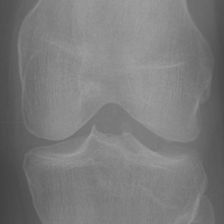
#> input picture docs/E:\NCKH\dataAugmentation/normal/9058469L.png, 224 x 224 px
$ jupyter execute --allow-errors generateData.ipynb
#> lines starting #> are read from the running program, lines starting #| are printed output that depends on the picture
### docs/Generate_Push_data/functions.py
import os

# Các định dạng file ảnh cần đếm
image_extensions = ('.jpg', '.jpeg', '.png', '.bmp', '.tiff')

# Hàm đếm số lượng file ảnh trong thư mục con và trả về dictionary
def count_images_in_subfolders(folder):
    image_count_dict = {}
    for subfolder in os.listdir(folder):
        subfolder_path = os.path.join(folder, subfolder)
        if os.path.isdir(subfolder_path):
            image_count = len([f for f in os.listdir(subfolder_path) if f.lower().endswith(image_extensions)])
            image_count_dict[subfolder] = image_count
    return image_count_dict

### docs/generateData.ipynb
# Read number files in dataset

[cell 1]
from functions import count_images_in_subfolders
folder_path = r'E:\NCKH\dataset\train'
df_train = count_images_in_subfolders(folder_path) # 19089
df_train

[cell 2]
sum(df_train.values())

[cell 3]
folder_path = r'E:\NCKH\dataset\test'
#> (the rest of this cell did not finish here and is left out)

df_train

# Solve imbalance dataset
## Oversampling, Data Augmentation và Resample with Different Ratios

### Oversampling

* **Mục tiêu:** Cân bằng lại tập dữ liệu bằng cách tăng số lượng mẫu trong lớp thiểu số.
* **Phương pháp:**
  * **Random oversampling:** Sao chép ngẫu nhiên các mẫu.
  * **SMOTE:** Tạo các mẫu tổng hợp mới dựa trên các mẫu lân cận.
* **Ưu điểm:** Giúp mô hình học tốt hơn các đặc trưng của lớp thiểu số.
* **Nhược điểm:** Có thể dẫn đến overfitting.

### Data Augmentation

* **Mục tiêu:** Tăng số lượng mẫu bằng cách tạo các biến thể của dữ liệu hiện có.
* **Phương pháp:**
  * Xoay, lật ảnh
  * Thay đổi độ sáng, độ tương phản
  * Thêm nhiễu
* **Ưu điểm:** Cải thiện khả năng tổng quát hóa của mô hình.
* **Nhược điểm:** Không phù hợp với mọi loại dữ liệu.

### Resample with Different Ratios

* **Mục tiêu:** Điều chỉnh tỷ lệ giữa các lớp trong tập dữ liệu.
* **Phương pháp:**
  * **Oversampling:** Tăng số lượng mẫu trong lớp thiểu số.
  * **Undersampling:** Giảm số lượng mẫu trong lớp đa số.
  * **Kết hợp:** Vừa tăng, vừa giảm số lượng mẫu.
* **Ưu điểm:** Linh hoạt trong việc điều chỉnh tỷ lệ.
* **Nhược điểm:** Cần chọn tỷ lệ phù hợp để tránh mất thông tin.

[cell 4]
import os
import shutil
import random

# Đường dẫn đến thư mục dữ liệu gốc
folder_path = r'E:\NCKH\dataset\train'
output_folder = r'E:\NCKH\dataOversampling'
def Oversampling(folder_path, output_folder):
    # Tạo thư mục data1 nếu chưa có
    if not os.path.exists(output_folder):
        os.makedirs(output_folder)

    # Hàm đếm số lượng ảnh trong thư mục
    def count_images_in_folder(folder):
        return len([f for f in os.listdir(folder) if os.path.isfile(os.path.join(folder, f))])

    # Lấy số lượng ảnh của tất cả các thư mục con
    class_counts = {}
    for subfolder in os.listdir(folder_path):
        subfolder_path = os.path.join(folder_path, subfolder)
        if os.path.isdir(subfolder_path):
            class_counts[subfolder] = count_images_in_folder(subfolder_path)

    # Tìm lớp có nhiều ảnh nhất
    max_count = max(class_counts.values())

    # Thực hiện oversampling cho các lớp có số lượng ảnh ít hơn
    for subfolder, count in class_counts.items():
        subfolder_path = os.path.join(folder_path, subfolder)
        output_subfolder_path = os.path.join(output_folder, subfolder)

        # Tạo thư mục tương ứng trong thư mục output
        if not os.path.exists(output_subfolder_path):
            os.makedirs(output_subfolder_path)

        # Sao chép tất cả các ảnh gốc sang thư mục mới
        for filename in os.listdir(subfolder_path):
            file_path = os.path.join(subfolder_path, filename)
            if os.path.isfile(file_path):
                shutil.copy(file_path, os.path.join(output_subfolder_path, filename))

        # Nếu số lượng ảnh ít hơn max_count, ta sẽ sao chép ngẫu nhiên các ảnh để đạt max_count
        if count < max_count:
            all_files = [f for f in os.listdir(output_subfolder_path) if os.path.isfile(os.path.join(output_subfolder_path, f))]
            while len(all_files) < max_count:
                file_to_copy = random.choice(all_files)
                new_file_name = f"copy_{len(all_files)}_" + file_to_copy
                shutil.copy(os.path.join(output_subfolder_path, file_to_copy), os.path.join(output_subfolder_path, new_file_name))
                all_files = [f for f in os.listdir(output_subfolder_path) if os.path.isfile(os.path.join(output_subfolder_path, f))]


Oversampling(folder_path, output_folder)
print(f"Data oversampled successfully in folder: {output_folder}")

[cell 5]
from functions import count_images_in_subfolders

df = count_images_in_subfolders(output_folder) # 19089
#> in dataAugmentation, image is the input picture: PIL image 224x224 L; min 66, max 159, mean 122.8
df

[cell 6]
total = sum(df.values())
total

| Folder        | normal | oa_doubtful | oa_mild | oa_moderate | oa_severe | osteopenia | osteoporosis | Sum   |
|---------------|--------|-------------|---------|-------------|-----------|------------|---------------|-------|
| dataset       | 2727   | 1428        | 1702    | 934         | 338       | 124        | 40            | 7293  |
| data1         | 2727   | 2727        | 2727    | 2727        | 2727      | 2727       | 2727          | 19089 |

## data agumentation

[cell 7]
import os
import random
from PIL import Image, ImageEnhance
import shutil

# Đường dẫn đến thư mục gốc chứa dữ liệu
folder_path = r'E:\NCKH\dataset\train'
# Thư mục để lưu ảnh đã tăng cường
output_folder = r'E:\NCKH\dataAugmentation'

# Các định dạng file ảnh cần xử lý
image_extensions = ('.jpg', '.jpeg', '.png', '.bmp', '.tiff')

# Ngưỡng cho việc tăng cường mẫu
threshold = 1500

# Hàm thực hiện augmentation cho một ảnh
def augment_image(image):
    # Xoay ảnh ngẫu nhiên từ 0 đến 360 độ
    angle = random.randint(0, 360)
    image = image.rotate(angle)
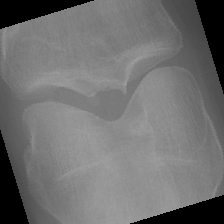
#> image: PIL image 224x224 L; min 0, max 158, mean 112

    # Thay đổi độ sáng ngẫu nhiên
    enhancer = ImageEnhance.Brightness(image)
    brightness_factor = random.uniform(0.5, 1.5)  # Giới hạn độ sáng
    image = enhancer.enhance(brightness_factor)
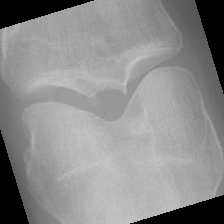
#> image: PIL image 224x224 L; min 0, max 198, mean 140.5

    # Lật ảnh ngẫu nhiên theo chiều ngang
    if random.choice([True, False]):
        image = image.transpose(Image.FLIP_LEFT_RIGHT)

    return image

def dataAugmentation(folder_path, output_folder):
    # Tạo thư mục output nếu chưa tồn tại
    if not os.path.exists(output_folder):
        os.makedirs(output_folder)

    # Duyệt qua các thư mục con trong thư mục gốc
    for subfolder in os.listdir(folder_path):
        subfolder_path = os.path.join(folder_path, subfolder)

        if os.path.isdir(subfolder_path):
            # Đếm số lượng ảnh trong thư mục con
            image_count = len([f for f in os.listdir(subfolder_path) if f.lower().endswith(image_extensions)])

            # Tạo thư mục con tương ứng trong thư mục output
            output_subfolder = os.path.join(output_folder, subfolder)
            os.makedirs(output_subfolder, exist_ok=True)

            # Kiểm tra số lượng ảnh với ngưỡng
            if image_count < threshold:
                # Tính số lượng ảnh cần tăng cường
                num_to_augment = threshold - image_count

                # Sao chép tất cả ảnh gốc vào thư mục output
                for filename in os.listdir(subfolder_path):
                    if filename.lower().endswith(image_extensions):
                        img_path = os.path.join(subfolder_path, filename)
                        shutil.copy(img_path, output_subfolder)  # Sao chép ảnh gốc vào thư mục mới

                # Tạo ảnh tăng cường cho đến khi đạt ngưỡng
                augmented_count = 0  # Số lượng ảnh đã tăng cường
                while augmented_count < num_to_augment:
                    for filename in os.listdir(output_subfolder):
                        if augmented_count >= num_to_augment:
                            break  # Dừng lại nếu đã đủ số lượng ảnh cần tăng cường

                        if filename.lower().endswith(image_extensions):
                            # Đọc ảnh đã sao chép
                            img_path = os.path.join(output_subfolder, filename)
                            image = Image.open(img_path)

                            # Tăng cường ảnh
                            augmented_image = augment_image(image)
                            augmented_image.save(os.path.join(output_subfolder, f'augmented_{filename}_{augmented_count}.png'))
                            augmented_count += 1  # Tăng số lượng ảnh đã tăng cường

            else:
                # Nếu số lượng ảnh lớn hơn ngưỡng, chỉ cần sao chép
                for filename in os.listdir(subfolder_path):
                    if filename.lower().endswith(image_extensions):
                        img_path = os.path.join(subfolder_path, filename)
                        shutil.copy(img_path, output_subfolder)  # Sao chép ảnh gốc vào thư mục mới

    print("Data augmentation hoàn tất!")

# Gọi hàm thực hiện tăng cường dữ liệu
dataAugmentation(folder_path, output_folder)
